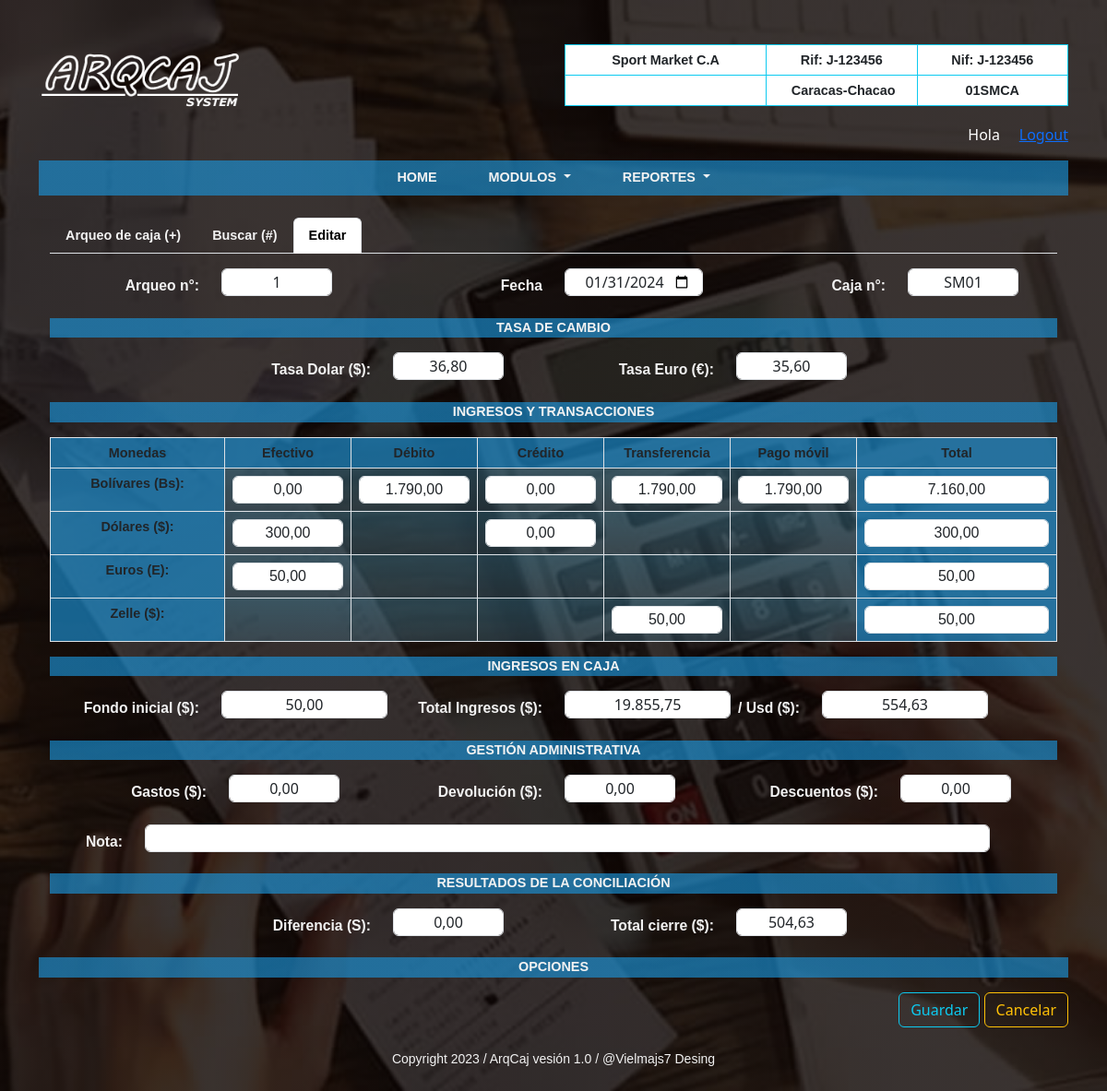
Screenshot of /Cierre/ArqueoCaja/editar/1 with the database file from the repository.
### ProyectoWebAC/models.py (models this page shows, shortened)
class tienda(models.Model):
    user=models.ForeignKey(User, on_delete=models.CASCADE)
    codigo_tienda=models.CharField(max_length=6, null=False)
    razon=models.CharField(max_length=30, null=False)
    rif= models.CharField(max_length=12, null=False)
    nif= models.CharField(max_length=12, null=False)
    direccion= models.CharField(max_length=25, null=False)
    telf=models.CharField(max_length=30, null=True)
    redes=models.CharField(max_length=25, null=True)
    created=models.DateField(auto_now_add=True)
    update=models.DateField(auto_now_add=True)
    class Meta:
        verbose_name="Tienda"
        verbose_name_plural="Tiendas"

class caja(models.Model):
    tienda=models.ForeignKey(tienda, on_delete=models.CASCADE)
    codigo_caja=models.CharField(max_length=4, null=False)
    created=models.DateField(auto_now_add=True)
    update=models.DateField(auto_now_add=True)
    class Meta:
        verbose_name= "Caja"
        verbose_name_plural="Cajas"
    def __str__(self):
        return self.codigo_caja

class tasaDivisa(models.Model):
    tasa_usd=models.CharField(max_length=6, null=False)
    tasa_eur=models.CharField(max_length=6, null=False)
    created=models.DateField(auto_now_add=True)
    update=models.DateField(auto_now_add=True)
    class Meta:
        verbose_name="Divisa"
        verbose_name_plural="Divisas"

### ArqueoCaja/models.py (models this page shows, shortened)
class arqueo(models.Model):
    tienda=models.ForeignKey(tienda, on_delete=models.CASCADE)
    caja=models.ForeignKey(caja, on_delete=models.CASCADE)
    tasaDivisa=models.ForeignKey(tasaDivisa, on_delete=models.CASCADE)
    ef_bs=models.CharField(max_length=10, null=False)
    ef_usd=models.CharField(max_length=10, null=False)
    ef_eur=models.CharField(max_length=10, null=False)
    td_bs=models.CharField(max_length=10, null=False)
    tc_usd=models.CharField(max_length=10, null=False)
    tc_bs=models.CharField(max_length=10, null=False)
    tr_bs=models.CharField(max_length=10, null=False)
    tr_zll=models.CharField(max_length=10, null=False)
    pm_bs=models.CharField(max_length=10, null=False)
    ti_bs=models.CharField(max_length=20, null=False)
    ti_usd=models.CharField(max_length=20, null=False)
    ti_eur=models.CharField(max_length=20, null=False)
    ti_zll=models.CharField(max_length=20, null=False)
    vn_usd=models.CharField(max_length=40, null=False)
    vn_bs=models.CharField(max_length=40, null=False)
    fi=models.CharField(max_length=10, null=False)
    gt=models.CharField(max_length=10, null=False)
    dt=models.CharField(max_length=10, null=False)
    dv=models.CharField(max_length=10, null=False)
    df=models.CharField(max_length=10, null=False)
    cierre=models.CharField(max_length=30, null=False)
    nota=models.CharField(max_length=250, null=True)
    procesado=models.BooleanField()
    created=models.CharField(max_length=10, null=False)
    update=models.DateField(auto_now_add=True)
    class Meta:
        verbose_name= "Arqueo"
        verbose_name_plural="Arqueos"

### ArqueoCaja/views.py (the view, shortened to what this page needs)
# urls.py: path('ArqueoCaja/editar/<int:pk>', ActualizarArqueo.as_view(template_name = "Arqueo/actualizar.html"), name='Editar'),
class ActualizarArqueo(SuccessMessageMixin, UpdateView):
    model =arqueo
    form = arqueo
    fields = "__all__"
    success_message = 'Arqueo de caja actualizado correctamente.'

### ArqueoCaja/context_processors.py (called while the page is built)
def arqueoView(request):
    arqueoset= arqueo.objects.filter(tienda=(1))
    return {'arqueoset': arqueoset}

### ProyectoWebAC/context_processors.py (called while the page is built)
def tiendaView(request):
    tiendaset= tienda.objects.filter(user=(1))
    tiendaall=tienda.objects.all()
    return {'tiendaset': tiendaset, 'tiendaall':tiendaall}

def cajaView(request):
    cajaset= caja.objects.filter(tienda=(1))
    return {'cajaset': cajaset}

def divisaView(request):
    divisaset= tasaDivisa.objects.filter(id=(1))
    return {'divisaset': divisaset}

def notaView(request):
    notaset= comunicado.objects.all()
    return {'notaset': notaset}

### ArqueoCaja/templates/Arqueo/actualizar.html (shortened to what this page needs)
{% extends "ProyectoWebAC/baseII.html" %}
{% load static %}
{% load widget_tweaks %}
{% block content %}
<section>
    <header>
      <div class="container">
        <ul class="nav nav-tabs my-3">
          <li class="nav-item">
            <a class="nav-link" href="{% url 'Cierres' %}">Arqueo de caja (+)</a>
          </li>
          <li class="nav-item">
            <a class="nav-link" href="{% url 'Buscar' %}">Buscar (#)</a>
          </li>
          <li class="nav-item">
            <a class="nav-link active" aria-current="page" href="#">Editar</a>
          </li>
        </ul>
      </div>
      <div class="container-lg">
        <form>
           <div class="form-group row my-3" style="text-align:end;">
            <label for="codigo_caja" class="col-sm-2 col-form-label" id="etiqueta" >Arqueo n°:</label>
             <div class="col-sm-2">
              <input type="text" class="form-control" value="{{object.id}}" readonly>
             </div>
             <label for="tasa_usd" class="col-sm-2 col-form-label" id="etiqueta" >Fecha</label>
             <div class="col-sm-2">
              <input type="date" class="form-control" value="{{object.created}}" style="width: 150px"; required>
             </div>
             <label for="tasa_eur" class="col-sm-2 col-form-label" id="etiqueta" >Caja n°:</label>
             <div class="col-sm-2">
              <input type="text" class="form-control" value="{{object.caja}}" required>
             </div>
           </div>
           <div class="container-lg" id="identificador">
             <label>Tasa de cambio</label>
           </div>
           <div class="form-group row my-3" style="text-align: end;">
             <label for="tasa_usd" class="col-sm-4 col-form-label" id="etiqueta" >Tasa Dolar ($):</label>
             <div class="col-sm-2">
                <input type="text" class="form-control" value="{{object.tasaDivisa.tasa_usd}}" readonly>
             </div>
             <label for="tasa_eur" class="col-sm-2 col-form-label" id="etiqueta" >Tasa Euro (€):</label>
             <div class="col-sm-2">
                <input type="text" class="form-control" value="{{object.tasaDivisa.tasa_eur}}" readonly>
             </div>
           </div>
        <div class="container-lg" id="identificador">
          <label id="subtitulo">Ingresos y Transacciones</label>
        </div>
        <table  class="table table-bordered my-3" id="table">
          <thead>
            <tr>
              <th width="22%"><label>Monedas</label></th>
              <th width="12%"><label>Efectivo</label></th>
              <th width="12%"><label>Débito</label></th>
              <th width="12%"><label>Crédito</label></th>
              <th width="12%"><label>Transferencia</label></th>
              <th width="12%"><label>Pago móvil</label></th>
              <th width="18%"><label>Total</label></th>
            </tr>
          </thead>
            <tr>
              <th><label>Bolívares (Bs):</label></th>
              <td><input type="text" class="form-control" value="{{object.ef_bs}}" required></td>
              <td><input type="text" class="form-control" value="{{object.td_bs}}" required></td>
              <td><input type="text" class="form-control" value="{{object.tc_bs}}" required></td>
              <td><input type="text" class="form-control" value="{{object.tr_bs}}" required></td>
              <td><input type="text" class="form-control" value="{{object.pm_bs}}" required></td>
              <th><input type="text" class="form-control" value="{{object.ti_bs}}" readonly style="width: 200px;"></th>
            </tr>
            <tr>
              <th><label>Dólares ($):</label></th>
              <td><input type="text" class="form-control" value="{{object.ef_usd}}" required></td>
              <td><label></label></td>
              <td><input type="text" class="form-control" value="{{object.tc_usd}}" required></td>
              <td><label></label></td>
              <td><label></label></td>
              <th><input type="text" class="form-control" value="{{object.ti_usd}}" readonly style="width: 200px;"></th>
             </tr>
            <tr>
              <th><label>Euros (E):</label></th>
              <td> <input type="text" class="form-control" value="{{object.ef_eur}}" required></td>
              <td><label></label></td>
              <td><label></label></td>
              <td><label></label></td>
              <td><label></label></td>
              <th> <input type="text" class="form-control" value="{{object.ti_eur}}" readonly style="width: 200px;"></th>
            </tr>
            <tr>
              <th><label>Zelle ($):</label></th>
              <td><label></label></td>
              <td><label></label></td>
              <td><label></label></td>
              <td><input type="text" class="form-control" value="{{object.tr_zll}}" required></td>
              <td><label></label></td>
              <th><input type="text" class="form-control" value="{{object.ti_zll}}" readonly style="width: 200px;"></th>
            </tr>
        </table>
          <div class="container-lg" id="identificador">
            <label>Ingresos en Caja</label>
          </div>
          <div class="form-group row my-3" style="text-align: end;">
            <label for="fi" class="col-sm-2 col-form-label" id="etiqueta">Fondo inicial ($):</label>
              <div class="col-sm-2">
                  <input type="text" class="form-control" value="{{object.fi}}" style="width: 180px;" required>
              </div>
              <label for="ti" class="col-sm-2 col-form-label" id="etiqueta">Total Ingresos ($):</label>
              <div class="col-sm-1">
                  <input type="text" class="form-control" value="{{object.vn_bs}}" style="width: 180px;" readonly>
              </div>
              <label for="vn_usd" class="col-sm-2 col-form-label" id="etiqueta" >/ Usd ($):</label>
              <div class="col-sm-1">
                <input type="text" class="form-control" value="{{object.vn_usd}}"  style="width: 180px;" readonly>
              </div>
          </div>
          <div class="container-lg" id="identificador">
            <label>Gestión Administrativa</label>
          </div>
          <div class="container-lg">
            <div class="form-group row my-3" style="text-align:end;">
              <label for="sg" class="col-sm-2 col-form-label" id="etiqueta">Gastos ($):</label>
              <div class="col-sm-2">
                  <input type="text" class="form-control" value="{{object.gt}}" required>
              </div>
              <label for="dv" class="col-sm-2 col-form-label" id="etiqueta">Devolución ($):</label>
              <div class="col-sm-2">
                  <input type="text" class="form-control" value="{{object.dv}}" required>
              </div>
              <label for="dt" class="col-sm-2 col-form-label" id="etiqueta">Descuentos ($):</label>
              <div class="col-sm-2">
                  <input type="text" class="form-control" value="{{object.dt}}" required>
              </div>
            </div>
            <div class="form-group row my-3" style="text-align:end;">
              <label for="nota" class="col-sm-1 col-form-label" id="etiqueta">Nota:</label>
              <div class="col-sm-2">
                  <input type="text" style="width: 580%;" class="form-control" value="{{object.nota}}" required>
              </div>
            </div>
          </div>
          <div class="container-lg" id="identificador">
            <label>Resultados de la conciliación</label>
          </div>
          <div class="form-group row my-3" style="text-align: end;">
            <label for="df" class="col-sm-4 col-form-label" id="etiqueta">Diferencia (S):</label>
            <div class="col-sm-2">
              <input type="text" class="form-control" value="{{object.df}}" readonly>
            </div>
            <label for="cierre" class="col-sm-2 col-form-label" id="etiqueta">Total cierre ($):</label>
            <div class="col-sm-2">
              <input type="text" class="form-control" value="{{object.cierre}}" readonly>
            </div>
          </div>
      </div>
      <div class="container-lg" id="identificador">
        <label>Opciones</label>
      </div>
      <div class="form-group row my-3" style="text-align: end;">
        <div class="col">
          <button type="submit" class="btn btn-outline-info">Guardar</button>
          <a href="{% url 'Buscar' %}" type="submit" class="btn btn-outline-warning">Cancelar</a>
        </div>
      </div>
    </header>
</section>
{% endblock %}

### ProyectoWebAC/templates/ProyectoWebAC/baseII.html (shortened to what this page needs)
<html lang="es">
<head>
    {% load static %}
    {% load widget_tweaks %}
    <link href="https://cdn.jsdelivr.net/npm/bootstrap@5.3.0-alpha3/dist/css/bootstrap.min.css" rel="stylesheet">
    <link href= "{% static 'ProyectoWebAC/css/app.css' %}" rel="stylesheet">
</head>
<body>
    <div class="container text-expanded">
      <div class="row align-items-start">
        <div class="col mt-5">
          <figure>
            <img src="{% static 'ProyectoWebAC/img/Logo II.png' %}" style="width: 230px; height: 70px">
          </figure>
        </div>
        <div class="col mt-5 text-expanded">
          <table class="table table-bordered table-responsive border-info">
            <thead>
               {% for t in tiendaset %}
                <tr>
                  <td width="40%">{{t.razon}}</td>
                  <td width="30%">Rif:&nbsp;{{t.rif}}</td>
                  <td width="30%">Nif:&nbsp;{{t.nif}}</td>
                </tr>
                <tr>
                  <td></td>
                  <td>&nbsp;{{t.direccion}}</td>
                  <td>{{t.codigo_tienda}}</td>
                </tr>
               {% endfor %}
            </thead>
          </table>
        </div>
        <div class="text-white" style="text-align:right; margin-right:80px">
          <label name="usuario">Hola &nbsp;{{user.first_name}} &nbsp;
            <a href="{% url 'Cerrar_sesion' %}">Logout</a>
          </label>
        </div>
      </div>
    </div>
    <div class="container my-3">
      <nav class="navbar navbar-expand-lg py-sm-0">
          <ul class="navbar-nav mx-auto">
              <li class="nav-item px-lg-4">
                  <a class="nav-link text-uppercase" href="{% url 'Home' %}">Home</a>
              </li>
              <li class="nav-item dropdown px-lg-3">
                <a class="nav-link text-uppercase dropdown-toggle" href="#" role="button" data-bs-toggle="dropdown" aria-expanded="false">
                  Modulos
                </a>
            </li>
              <li class="nav-item dropdown px-lg-4">
                  <a class="nav-link text-uppercase dropdown-toggle" href="#" role="button" data-bs-toggle="dropdown" aria-expanded="false">
                    Reportes
                  </a>
              </li>
          </ul>
      </nav>
  </div>
  <div class="container my-4">
    {% block content %}
    {% endblock %}
  </div>
    <footer>
      <div class="container text-expanded my-4" id="pie">
          <label><small>Copyright 2023 / ArqCaj vesión 1.0 / @Vielmajs7 Desing</small></label>
      </div>
    </footer>
  </body>
</html>

### ProyectoWebAC/static/ProyectoWebAC/css/app.css (style rules this page uses)
body { background: linear-gradient(rgba(14, 6, 4, 0.82), rgba(14, 6, 4, 0.82)), url("../img/Fondo.jpg"); background-attachment: fixed; background-position: center; background-size: cover; }
.navbar { background: linear-gradient(rgba(27, 147, 216, 0.65), rgba(27, 147, 216, 0.65)); }
.nav-link { font-family: Verdana, Geneva, Tahoma, sans-serif; font-weight: bold; font-size: 0.9em; color: rgb(242, 242, 242); }
#identificador { background: linear-gradient(rgba(27, 147, 216, 0.65), rgba(27, 147, 216, 0.65)); font-family: Verdana, Geneva, Tahoma, sans-serif; text-transform: uppercase; text-align: center; font-weight: bold; font-size: 0.90em; color: rgb(242, 242, 242); }
.table { font-family: Verdana, Geneva, Tahoma, sans-serif; text-align: center; font-weight: bold; font-size: 0.9em; color: rgb(242, 242, 242); }
.table th { background: linear-gradient(rgba(27, 147, 216, 0.65), rgba(27, 147, 216, 0.65)); }
#table td { background: linear-gradient(rgba(66, 141, 173, 0.404), rgba(66, 108, 128, 0.404)); }
#etiqueta { font-family: Verdana, Geneva, Tahoma, sans-serif; font-size: 0.98em; font-weight: bold; color: rgb(242, 242, 242); }
#pie { font-family: Verdana, Geneva, Tahoma, sans-serif; font-size:1.0em; text-align: center; color: rgb(242, 242, 242); }
.form-control { text-align: center; width: 120px; height: 30px; }

### rows the page displays
tienda: razon "Sport Market C.A", rif "J-123456", nif "J-123456", direccion "Caracas-Chacao", codigo_tienda "01SMCA"
arqueo: id "1", created "01/31/2024", caja "SM01", tasaDivisa.tasa_usd "36,80", tasaDivisa.tasa_eur "35,60", ef_bs "0,00", td_bs "1.790,00", tc_bs "0,00", tr_bs "1.790,00", pm_bs "1.790,00", ti_bs "7.160,00", ef_usd "300,00", tc_usd "0,00", ti_usd "300,00", ef_eur "50,00", ti_eur "50,00", tr_zll "50,00", ti_zll "50,00", fi "50,00", vn_bs "19.855,75", vn_usd "554,63", gt "0,00", dv "0,00", dt "0,00", df "0,00", cierre "504,63"
